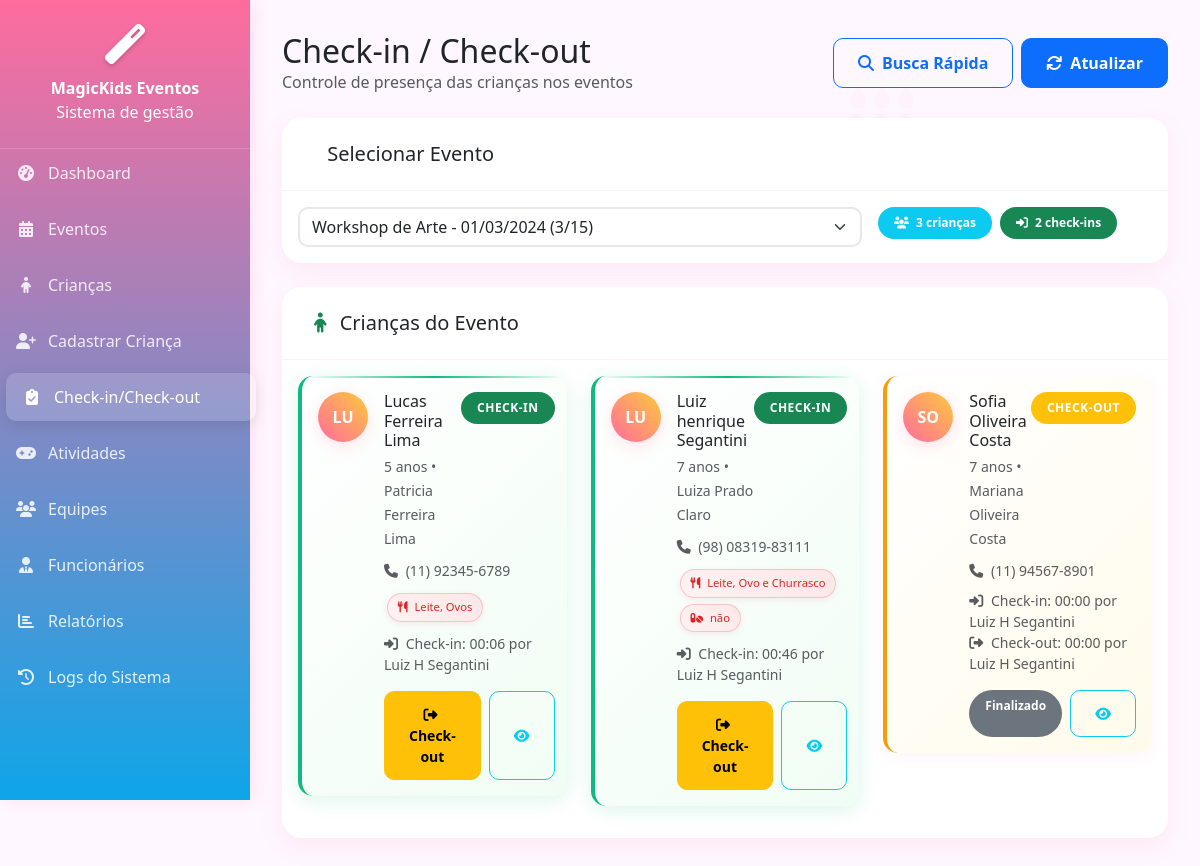
/models/checkin.php?evento=3 (signed in), run on the app's committed database.
### tables this page shows
CREATE TABLE IF NOT EXISTS `evento_criancas` (
  `id` int(11) NOT NULL AUTO_INCREMENT,
  `evento_id` int(11) NOT NULL,
  `crianca_id` int(11) NOT NULL,
  `status_participacao` enum('Inscrito','Confirmado','Check-in','Check-out','Cancelado') DEFAULT 'Inscrito',
  `data_inscricao` timestamp NOT NULL DEFAULT current_timestamp(),
  `data_checkin` timestamp NULL DEFAULT NULL,
  `data_checkout` timestamp NULL DEFAULT NULL,
  `observacoes` text DEFAULT NULL,
  `usuario_checkin` int(11) DEFAULT NULL,
  `usuario_checkout` int(11) DEFAULT NULL,
  PRIMARY KEY (`id`),
  UNIQUE KEY `unique_evento_crianca` (`evento_id`,`crianca_id`),
  KEY `evento_id` (`evento_id`),
  KEY `crianca_id` (`crianca_id`),
  KEY `usuario_checkin` (`usuario_checkin`),
  KEY `usuario_checkout` (`usuario_checkout`),
  CONSTRAINT `evento_criancas_checkin_fk` FOREIGN KEY (`usuario_checkin`) REFERENCES `usuarios` (`id`),
  CONSTRAINT `evento_criancas_checkout_fk` FOREIGN KEY (`usuario_checkout`) REFERENCES `usuarios` (`id`),
  CONSTRAINT `evento_criancas_crianca_fk` FOREIGN KEY (`crianca_id`) REFERENCES `criancas_cadastro` (`id`) ON DELETE CASCADE,
  CONSTRAINT `evento_criancas_evento_fk` FOREIGN KEY (`evento_id`) REFERENCES `eventos` (`id`) ON DELETE CASCADE
);

CREATE TABLE IF NOT EXISTS `criancas_cadastro` (
  `id` int(11) NOT NULL AUTO_INCREMENT,
  `nome_completo` varchar(255) NOT NULL,
  `data_nascimento` date NOT NULL,
  `idade` int(3) NOT NULL,
  `sexo` enum('Masculino','Feminino') NOT NULL,
  `alergia_alimentos` text DEFAULT NULL,
  `alergia_medicamentos` text DEFAULT NULL,
  `restricoes_alimentares` text DEFAULT NULL,
  `observacoes_saude` text DEFAULT NULL,
  `nome_responsavel` varchar(255) NOT NULL,
  `grau_parentesco` varchar(50) NOT NULL,
  `telefone_principal` varchar(20) NOT NULL,
  `telefone_alternativo` varchar(20) DEFAULT NULL,
  `endereco_completo` text NOT NULL,
  `documento_rg_cpf` varchar(20) NOT NULL,
  `email_responsavel` varchar(255) DEFAULT NULL,
  `nome_emergencia` varchar(255) NOT NULL,
  `telefone_emergencia` varchar(20) NOT NULL,
  `grau_parentesco_emergencia` varchar(50) NOT NULL,
  `autorizacao_retirada` enum('Sim','Não') NOT NULL DEFAULT 'Não',
  `data_cadastro` timestamp NOT NULL DEFAULT current_timestamp(),
  `data_atualizacao` timestamp NOT NULL DEFAULT current_timestamp() ON UPDATE current_timestamp(),
  `ativo` tinyint(1) DEFAULT 1,
  PRIMARY KEY (`id`),
  KEY `idx_nome` (`nome_completo`),
  KEY `idx_idade` (`idade`),
  KEY `idx_data_nascimento` (`data_nascimento`)
);

CREATE TABLE IF NOT EXISTS `usuarios` (
  `id` int(11) NOT NULL AUTO_INCREMENT,
  `nome_completo` varchar(255) NOT NULL,
  `cpf` varchar(14) NOT NULL,
  `email` varchar(255) NOT NULL,
  `cargo` varchar(100) DEFAULT NULL,
  `login` varchar(50) NOT NULL,
  `senha` varchar(255) NOT NULL,
  `perfil` enum('administrador','coordenador','animador','monitor','auxiliar') NOT NULL,
  `data_criacao` timestamp NOT NULL DEFAULT current_timestamp(),
  `data_atualizacao` timestamp NOT NULL DEFAULT current_timestamp() ON UPDATE current_timestamp(),
  PRIMARY KEY (`id`),
  UNIQUE KEY `cpf` (`cpf`),
  UNIQUE KEY `email` (`email`),
  UNIQUE KEY `login` (`login`)
);

### models/checkin.php (the view, shortened to what the rows shown need)
<?php
require_once '../controllers/EventosController.php';
$eventosController = new EventosController();
$evento_id = $_GET['evento'] ?? '';
$criancasEvento = [];
if ($evento_id) {
    $criancasEvento = $eventosController->getEventoCriancas($evento_id);
}
?>
<!DOCTYPE html>
<html lang="pt-BR">
<head>
    <link href="https://cdnjs.cloudflare.com/ajax/libs/bootstrap/5.3.2/css/bootstrap.min.css" rel="stylesheet">
    <link href="https://cdnjs.cloudflare.com/ajax/libs/font-awesome/6.4.0/css/all.min.css" rel="stylesheet">
    <link rel="stylesheet" href="../assets/css/checkin.css">
</head>
<body>
    <main class="main-content">
        <div class="d-flex justify-content-between align-items-center mb-4">
            <div>
                <h2 class="mb-0">Check-in / Check-out</h2>
            </div>
        </div>
        <?php if ($evento_id && !empty($criancasEvento)): ?>
        <div class="card">
            <div class="card-body">
                <div class="row">
                    <?php foreach ($criancasEvento as $crianca): ?>
                    <div class="col-lg-6 col-xl-4 mb-3">
                        <div class="card crianca-card <?php echo strtolower(str_replace('-', '', $crianca['status_participacao'])); ?>">
                            <div class="card-body p-3">
                                <div class="d-flex align-items-start">
                                    <div class="crianca-avatar">
                                        <?php echo strtoupper(substr($crianca['nome_completo'], 0, 2)); ?>
                                    </div>
                                    <div class="flex-grow-1">
                                        <div class="d-flex justify-content-between align-items-start mb-2">
                                            <div>
                                                <h6 class="mb-1"><?php echo htmlspecialchars($crianca['nome_completo']); ?></h6>
                                                <small class="text-muted">
                                                    <?php echo $crianca['idade']; ?> anos •
                                                    <?php echo htmlspecialchars($crianca['nome_responsavel']); ?>
                                                </small>
                                            </div>
                                            <span class="badge status-badge bg-<?php
                                                echo $crianca['status_participacao'] === 'Check-in' ? 'success' :
                                                    ($crianca['status_participacao'] === 'Check-out' ? 'warning' :
                                                    ($crianca['status_participacao'] === 'Confirmado' ? 'info' : 'secondary'));
                                            ?>">
                                                <?php echo $crianca['status_participacao']; ?>
                                            </span>
                                        </div>
                                        <div class="mb-2">
                                            <small class="text-muted">
                                                <i class="fas fa-phone me-1"></i>
                                                <?php echo htmlspecialchars($crianca['telefone_principal']); ?>
                                            </small>
                                        </div>
                                        <?php if (!empty($crianca['alergia_alimentos']) || !empty($crianca['alergia_medicamentos'])): ?>
                                        <div class="mb-2">
                                            <?php if (!empty($crianca['alergia_alimentos'])): ?>
                                            <span class="alergia-alert">
                                                <i class="fas fa-utensils me-1"></i>
                                                <?php echo htmlspecialchars($crianca['alergia_alimentos']); ?>
                                            </span>
                                            <?php endif; ?>
                                            <?php if (!empty($crianca['alergia_medicamentos'])): ?>
                                            <span class="alergia-alert">
                                                <i class="fas fa-pills me-1"></i>
                                                <?php echo htmlspecialchars($crianca['alergia_medicamentos']); ?>
                                            </span>
                                            <?php endif; ?>
                                        </div>
                                        <?php endif; ?>
                                        <?php if ($crianca['data_checkin']): ?>
                                        <small class="text-muted d-block">
                                            <i class="fas fa-sign-in-alt me-1"></i>
                                            Check-in: <?php echo date('H:i', strtotime($crianca['data_checkin'])); ?>
                                            <?php if ($crianca['usuario_checkin_nome']): ?>
                                            por <?php echo htmlspecialchars($crianca['usuario_checkin_nome']); ?>
                                            <?php endif; ?>
                                        </small>
                                        <?php endif; ?>
                                        <?php if ($crianca['data_checkout']): ?>
                                        <small class="text-muted d-block">
                                            <i class="fas fa-sign-out-alt me-1"></i>
                                            Check-out: <?php echo date('H:i', strtotime($crianca['data_checkout'])); ?>
                                            <?php if ($crianca['usuario_checkout_nome']): ?>
                                            por <?php echo htmlspecialchars($crianca['usuario_checkout_nome']); ?>
                                            <?php endif; ?>
                                        </small>
                                        <?php endif; ?>
                                        <div class="mt-3 d-flex gap-2">
                                            <?php if ($crianca['status_participacao'] !== 'Check-in' && $crianca['status_participacao'] !== 'Check-out'): ?>
                                            <button type="button" class="btn btn-success btn-sm flex-grow-1"
                                                    onclick="realizarCheckin(<?php echo $evento_id; ?>, <?php echo $crianca['crianca_id']; ?>, '<?php echo htmlspecialchars($crianca['nome_completo']); ?>')">
                                                <i class="fas fa-sign-in-alt me-1"></i>Check-in
                                            </button>
                                            <?php elseif ($crianca['status_participacao'] === 'Check-in'): ?>
                                            <button type="button" class="btn btn-warning btn-sm flex-grow-1"
                                                    onclick="realizarCheckout(<?php echo $evento_id; ?>, <?php echo $crianca['crianca_id']; ?>, '<?php echo htmlspecialchars($crianca['nome_completo']); ?>')">
                                                <i class="fas fa-sign-out-alt me-1"></i>Check-out
                                            </button>
                                            <?php else: ?>
                                            <span class="badge bg-secondary">Finalizado</span>
                                            <?php endif; ?>
                                            <button type="button" class="btn btn-outline-info btn-sm"
                                                    onclick="verDetalhes(<?php echo htmlspecialchars(json_encode($crianca)); ?>)">
                                                <i class="fas fa-eye"></i>
                                            </button>
                                        </div>
                                    </div>
                                </div>
                            </div>
                        </div>
                    </div>
                    <?php endforeach; ?>
                </div>
            </div>
        </div>
        <?php endif; ?>
    </main>
</body>
</html>

### data on the page
evento_criancas: crianca.nome_completo "LU", crianca.nome_completo "Lucas Ferreira Lima", crianca.idade "5", crianca.nome_responsavel "Patricia Ferreira Lima", status_participacao "CHECK-IN", crianca.telefone_principal "(11) 92345-6789", crianca.alergia_alimentos "Leite, Ovos", data_checkin "00:06", usuario_checkin.nome_completo "Luiz H Segantini"
evento_criancas: crianca.nome_completo "LU", crianca.nome_completo "Luiz henrique Segantini", crianca.idade "7", crianca.nome_responsavel "Luiza Prado Claro", status_participacao "CHECK-IN", crianca.telefone_principal "(98) 08319-83111", crianca.alergia_alimentos "Leite, Ovo e Churrasco", crianca.alergia_medicamentos "não", data_checkin "00:46", usuario_checkin.nome_completo "Luiz H Segantini"
evento_criancas: crianca.nome_completo "SO", crianca.nome_completo "Sofia Oliveira Costa", crianca.idade "7", crianca.nome_responsavel "Mariana Oliveira Costa", status_participacao "CHECK-OUT", crianca.telefone_principal "(11) 94567-8901", data_checkin "00:00", usuario_checkin.nome_completo "Luiz H Segantini", data_checkout "00:00", shows "Finalizado"

### other printed values
count($criancasEvento) "3"
form field value "Workshop de Arte - 01/03/2024 (3/15)"
